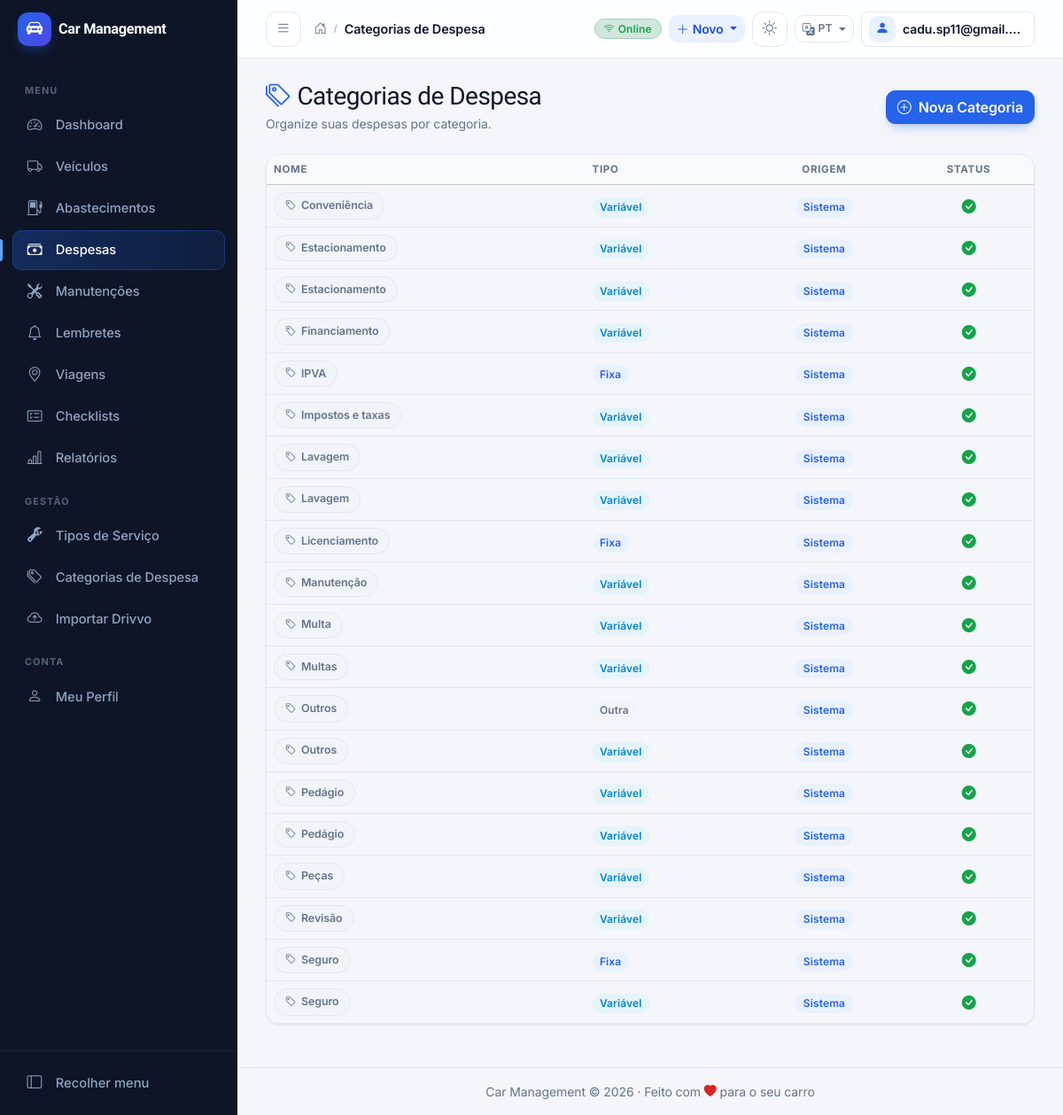
/expenses/categories/ (signed in), run on the app's committed database.
### apps/users/models.py (models this page shows, shortened)
class User(AbstractUser):
    objects = CustomUserManager()
    username = models.CharField(
        _("username"),
        max_length=150,
        unique=True,
        blank=True,
        null=True,
        help_text=_(
            "Optional. 150 characters or fewer. Letters, digits and @/./+/-/_ only."
        ),
    )
    email = models.EmailField(_("email address"), unique=True)
    USERNAME_FIELD = "email"
    REQUIRED_FIELDS = []  # Email is already required
    class Meta:
        verbose_name = _("user")
        verbose_name_plural = _("users")
        db_table = "users_user"

### apps/expenses/models.py (models this page shows, shortened)
class ExpenseCategory(models.Model):
    id = models.UUIDField(primary_key=True, default=uuid.uuid4, editable=False)
    user = models.ForeignKey(
        settings.AUTH_USER_MODEL,
        on_delete=models.CASCADE,
        related_name="expense_categories",
        verbose_name=_("user"),
        null=True,
        blank=True,
    )
    name = models.CharField(_("name"), max_length=100)
    slug = models.SlugField(_("slug"), max_length=100)
    kind = models.CharField(
        _("kind"),
        max_length=20,
        choices=CategoryKind.choices,
        default=CategoryKind.VARIABLE,
    )
    is_system = models.BooleanField(_("system"), default=False)
    is_active = models.BooleanField(_("active"), default=True)
    created_at = models.DateTimeField(_("created at"), auto_now_add=True)
    class Meta:
        verbose_name = _("expense category")
        verbose_name_plural = _("expense categories")
        db_table = "expenses_category"
        ordering = ["name"]
        unique_together = ["user", "slug"]
        indexes = [
            models.Index(fields=["user", "is_active"]),
        ]

### apps/expenses/views.py (the view)
# urls.py: path("categories/", views.ExpenseCategoryListView.as_view(), name="category_list"),
class ExpenseCategoryListView(LoginRequiredMixin, ListView):
    model = ExpenseCategory
    template_name = "expenses/category_list.html"
    context_object_name = "categories"
    def get_queryset(self):
        return ExpenseCategory.objects.filter(
            is_active=True,
        ).filter(
            models.Q(user=self.request.user) | models.Q(user__isnull=True),
        ).order_by("name")

### templates/expenses/category_list.html (shortened to what this page needs)
{% extends "base.html" %}
{% block breadcrumbs %}<span class="current">Categorias de Despesa</span>{% endblock %}
{% block content %}
<div class="cm-page">
    <div class="d-flex flex-wrap justify-content-between align-items-center gap-2 mb-4">
        <div>
            <h1 class="h3 mb-1"><i class="bi bi-tags me-2 text-primary"></i>Categorias de Despesa</h1>
            <p class="text-muted small mb-0">Organize suas despesas por categoria.</p>
        </div>
        <a href="{% url 'expenses:category_create' %}" class="btn btn-primary"><i class="bi bi-plus-circle me-2"></i>Nova Categoria</a>
    </div>
    <div class="cm-table-wrap">
        <div class="cm-table-scroll">
            <table class="table table-hover mb-0">
                <thead class="table-light">
                    <tr>
                        <th>Nome</th>
                        <th class="d-none d-sm-table-cell">Tipo</th>
                        <th class="text-center d-none d-md-table-cell">Origem</th>
                        <th class="text-center">Status</th>
                    </tr>
                </thead>
                <tbody>
                    {% for category in categories %}
                    <tr>
                        <td><span class="cm-chip"><i class="bi bi-tag"></i>{{ category.name }}</span></td>
                        <td class="d-none d-sm-table-cell">
                            {% if category.kind == "fixed" %}
                            <span class="badge" style="background:var(--cm-primary-soft);color:var(--cm-primary)">Fixa</span>
                            {% elif category.kind == "variable" %}
                            <span class="badge" style="background:var(--cm-info-soft);color:var(--cm-info)">Variável</span>
                            {% else %}
                            <span class="badge" style="background:var(--cm-surface-2);color:var(--cm-text-muted)">Outra</span>
                            {% endif %}
                        </td>
                        <td class="text-center d-none d-md-table-cell">
                            {% if category.is_system %}
                            <span class="badge" style="background:var(--cm-primary-soft);color:var(--cm-primary)">Sistema</span>
                            {% else %}
                            <span class="badge" style="background:var(--cm-surface-2);color:var(--cm-text)">Pessoal</span>
                            {% endif %}
                        </td>
                        <td class="text-center">
                            {% if category.is_active %}
                            <i class="bi bi-check-circle-fill text-success" title="Ativa"></i>
                            {% else %}
                            <i class="bi bi-x-circle-fill text-danger" title="Inativa"></i>
                            {% endif %}
                        </td>
                    </tr>
                    {% empty %}
                    <tr>
                        <td colspan="4" class="text-center text-muted py-4">Nenhuma categoria cadastrada.</td>
                    </tr>
                    {% endfor %}
                </tbody>
            </table>
        </div>
    </div>
</div>
{% endblock %}

### templates/base.html (shortened to what this page needs)
{% load static %}
{% load django_htmx %}
{% load i18n %}
<!DOCTYPE html>
<html lang="{{ request.LANGUAGE_CODE|default:'pt-br' }}" data-bs-theme="light">
<head>
    <link href="https://cdn.jsdelivr.net/npm/bootstrap@5.3.3/dist/css/bootstrap.min.css" rel="stylesheet">
    <link href="https://cdn.jsdelivr.net/npm/bootstrap-icons@1.11.1/font/bootstrap-icons.css" rel="stylesheet">
    <link rel="stylesheet" href="{% static 'css/custom.css' %}">
</head>
<body hx-headers='{"X-CSRFToken": "{{ csrf_token }}"}'>
<div class="cm-shell">
    <aside class="cm-sidebar" id="cmSidebar" aria-label="Navegação principal">
        <div class="cm-sidebar-brand d-flex align-items-center justify-content-between">
            <div class="d-flex align-items-center gap-2">
                <span class="cm-brand-logo"><i class="bi bi-car-front-fill"></i></span>
                <span class="cm-brand-text">Car Management</span>
            </div>
        </div>
        <nav class="cm-sidebar-nav">
            <div class="cm-nav-label">Menu</div>
            <a class="cm-nav-link {% if request.resolver_match.url_name == 'home' %}active{% endif %}"
               href="{% url 'dashboard:home' %}" title="Dashboard">
                <i class="bi bi-speedometer2"></i><span>Dashboard</span>
            </a>
            <a class="cm-nav-link {% if 'vehicles' in request.path %}active{% endif %}"
               href="{% url 'vehicles:list' %}" title="Veículos">
                <i class="bi bi-truck"></i><span>Veículos</span>
            </a>
            <a class="cm-nav-link {% if 'fuel' in request.path %}active{% endif %}"
               href="{% url 'fuel:list' %}" title="Abastecimentos">
                <i class="bi bi-fuel-pump"></i><span>Abastecimentos</span>
            </a>
            <a class="cm-nav-link {% if 'expenses' in request.path and 'category' not in request.path %}active{% endif %}"
               href="{% url 'expenses:list' %}" title="Despesas">
                <i class="bi bi-cash-stack"></i><span>Despesas</span>
            </a>
            <a class="cm-nav-link {% if 'maintenance' in request.path %}active{% endif %}"
               href="{% url 'maintenance:list' %}" title="Manutenções">
                <i class="bi bi-tools"></i><span>Manutenções</span>
            </a>
            <a class="cm-nav-link {% if 'reminders' in request.path %}active{% endif %}"
               href="{% url 'reminders:list' %}" title="Lembretes">
                <i class="bi bi-bell"></i><span>Lembretes</span>
            </a>
            <a class="cm-nav-link {% if 'trips' in request.path %}active{% endif %}"
               href="{% url 'trips:list' %}" title="Viagens e Percursos">
                <i class="bi bi-geo-alt"></i><span>Viagens</span>
            </a>
            <a class="cm-nav-link {% if 'checklists' in request.path %}active{% endif %}"
               href="{% url 'checklists:list' %}" title="Checklists de Inspeção">
                <i class="bi bi-card-checklist"></i><span>Checklists</span>
            </a>
            <a class="cm-nav-link {% if 'reports' in request.path %}active{% endif %}"
               href="{% url 'reports:hub' %}" title="Relatórios e Análises">
                <i class="bi bi-bar-chart-line"></i><span>Relatórios</span>
            </a>
            <div class="cm-nav-label">Gestão</div>
            <a class="cm-nav-link {% if 'service-types' in request.path %}active{% endif %}"
               href="{% url 'maintenance:service_type_list' %}" title="Tipos de Serviço">
                <i class="bi bi-wrench-adjustable"></i><span>Tipos de Serviço</span>
            </a>
            <a class="cm-nav-link {% if 'category' in request.path %}active{% endif %}"
               href="{% url 'expenses:category_list' %}" title="Categorias de despesa">
                <i class="bi bi-tags"></i><span>Categorias de Despesa</span>
            </a>
            <a class="cm-nav-link {% if 'imports' in request.path %}active{% endif %}"
               href="{% url 'imports:import_drivvo' %}" title="Importar dados do Drivvo">
                <i class="bi bi-cloud-arrow-up"></i><span>Importar Drivvo</span>
            </a>
            <div class="cm-nav-label">Conta</div>
            <a class="cm-nav-link {% if 'profile' in request.path %}active{% endif %}"
               href="{% url 'users:profile' %}" title="Meu perfil">
                <i class="bi bi-person"></i><span>Meu Perfil</span>
            </a>
        </nav>
        <div class="cm-sidebar-footer">
            <button type="button" class="cm-nav-link w-100 border-0 bg-transparent text-start" data-sidebar-toggle title="Recolher menu">
                <i class="bi bi-layout-sidebar"></i><span class="cm-collapse-hint">Recolher menu</span>
            </button>
        </div>
    </aside>
    <div class="cm-main">
        <header class="cm-topbar">
            <div class="cm-topbar-start">
                <button type="button" class="cm-icon-btn" data-sidebar-toggle aria-label="Alternar menu">
                    <i class="bi bi-list"></i>
                </button>
                <nav class="cm-breadcrumb d-none d-md-flex" aria-label="breadcrumb">
                    <a href="{% url 'dashboard:home' %}"><i class="bi bi-house-door"></i></a>
                    <span class="cm-breadcrumb-sep">/</span>
                    {% block breadcrumbs %}<span class="current">Car Management</span>{% endblock %}
                </nav>
            </div>
            <div class="cm-topbar-end">
                <span class="cm-network-pill badge bg-success-subtle text-success border border-success-subtle" onclick="openOfflineSyncModal()" role="button" title="Status de conexão">
                    <i class="bi bi-wifi me-1"></i>Online
                </span>
                <div class="dropdown">
                    <button class="btn btn-soft btn-sm dropdown-toggle" type="button" data-bs-toggle="dropdown" aria-expanded="false">
                        <i class="bi bi-plus-lg me-1"></i>Novo
                    </button>
                </div>
                <button type="button" class="cm-icon-btn cm-theme-toggle" aria-label="Alternar tema claro/escuro" title="Alternar tema">
                    <i class="bi bi-sun cm-theme-icon-sun"></i>
                </button>
                {% get_current_language as CURRENT_LANG %}
                <div class="dropdown">
                    <button class="btn btn-sm btn-outline-secondary d-flex align-items-center gap-1 dropdown-toggle" type="button" data-bs-toggle="dropdown" aria-expanded="false" title="Selecionar idioma / Select language">
                        <i class="bi bi-translate"></i>
                        <span class="text-uppercase small fw-semibold">
                            {% if 'en' in CURRENT_LANG %}EN{% elif 'es' in CURRENT_LANG %}ES{% else %}PT{% endif %}
                        </span>
                    </button>
                </div>
                <div class="dropdown">
                    <button class="btn btn-sm d-flex align-items-center gap-2 border rounded-3 px-2 py-1" style="background:var(--cm-surface)" type="button" data-bs-toggle="dropdown" aria-expanded="false">
                        <span class="cm-avatar-sm"><i class="bi bi-person-fill"></i></span>
                        <span class="d-none d-md-inline text-truncate" style="max-width:140px">{{ user.email }}</span>
                    </button>
                </div>
            </div>
        </header>
        <main class="cm-content" id="mainContent">
            {% block content %}{% endblock %}
        </main>
        <footer class="py-3 px-4 border-top text-center small" style="color:var(--cm-text-muted)">
            <span>Car Management</span> &copy; {% now "Y" %} &middot; Feito com <i class="bi bi-heart-fill" style="color:var(--cm-danger)"></i> para o seu carro
        </footer>
    </div>
</div>
</body>
</html>

### data on the page
User: email "cadu.sp11@gmail.…"
ExpenseCategory: name "Conveniência", kind "Variável", is_system "Sistema", is_active True (drawn)
ExpenseCategory: name "Estacionamento", kind "Variável", is_system "Sistema", is_active True (drawn)
ExpenseCategory: name "Estacionamento", kind "Variável", is_system "Sistema", is_active True (drawn)
ExpenseCategory: name "Financiamento", kind "Variável", is_system "Sistema", is_active True (drawn)
ExpenseCategory: name "IPVA", kind "Fixa", is_system "Sistema", is_active True (drawn)
ExpenseCategory: name "Impostos e taxas", kind "Variável", is_system "Sistema", is_active True (drawn)
ExpenseCategory: name "Lavagem", kind "Variável", is_system "Sistema", is_active True (drawn)
ExpenseCategory: name "Lavagem", kind "Variável", is_system "Sistema", is_active True (drawn)
ExpenseCategory: name "Licenciamento", kind "Fixa", is_system "Sistema", is_active True (drawn)
ExpenseCategory: name "Manutenção", kind "Variável", is_system "Sistema", is_active True (drawn)
ExpenseCategory: name "Multa", kind "Variável", is_system "Sistema", is_active True (drawn)
ExpenseCategory: name "Multas", kind "Variável", is_system "Sistema", is_active True (drawn)
ExpenseCategory: name "Outros", kind "Outra", is_system "Sistema", is_active True (drawn)
ExpenseCategory: name "Outros", kind "Variável", is_system "Sistema", is_active True (drawn)
ExpenseCategory: name "Pedágio", kind "Variável", is_system "Sistema", is_active True (drawn)
ExpenseCategory: name "Pedágio", kind "Variável", is_system "Sistema", is_active True (drawn)
ExpenseCategory: name "Peças", kind "Variável", is_system "Sistema", is_active True (drawn)
ExpenseCategory: name "Revisão", kind "Variável", is_system "Sistema", is_active True (drawn)
ExpenseCategory: name "Seguro", kind "Fixa", is_system "Sistema", is_active True (drawn)
ExpenseCategory: name "Seguro", kind "Variável", is_system "Sistema", is_active True (drawn)
